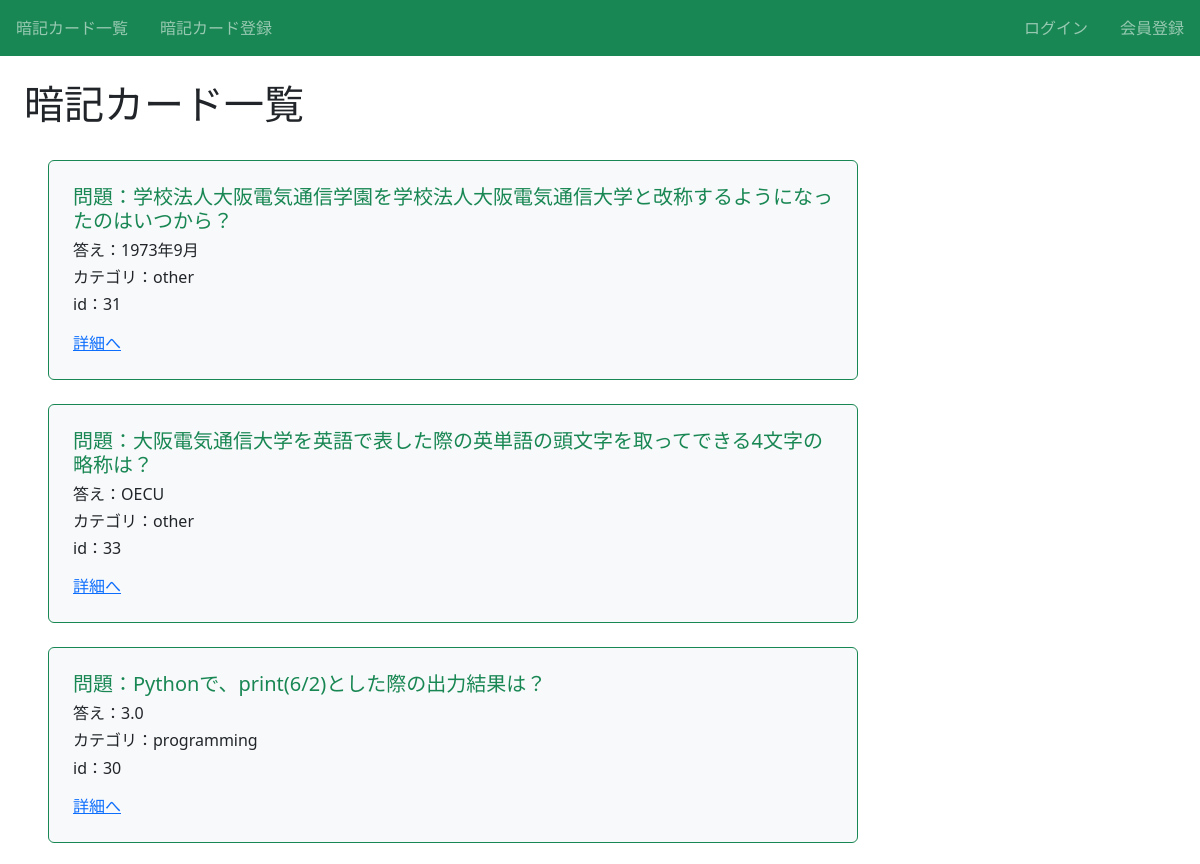
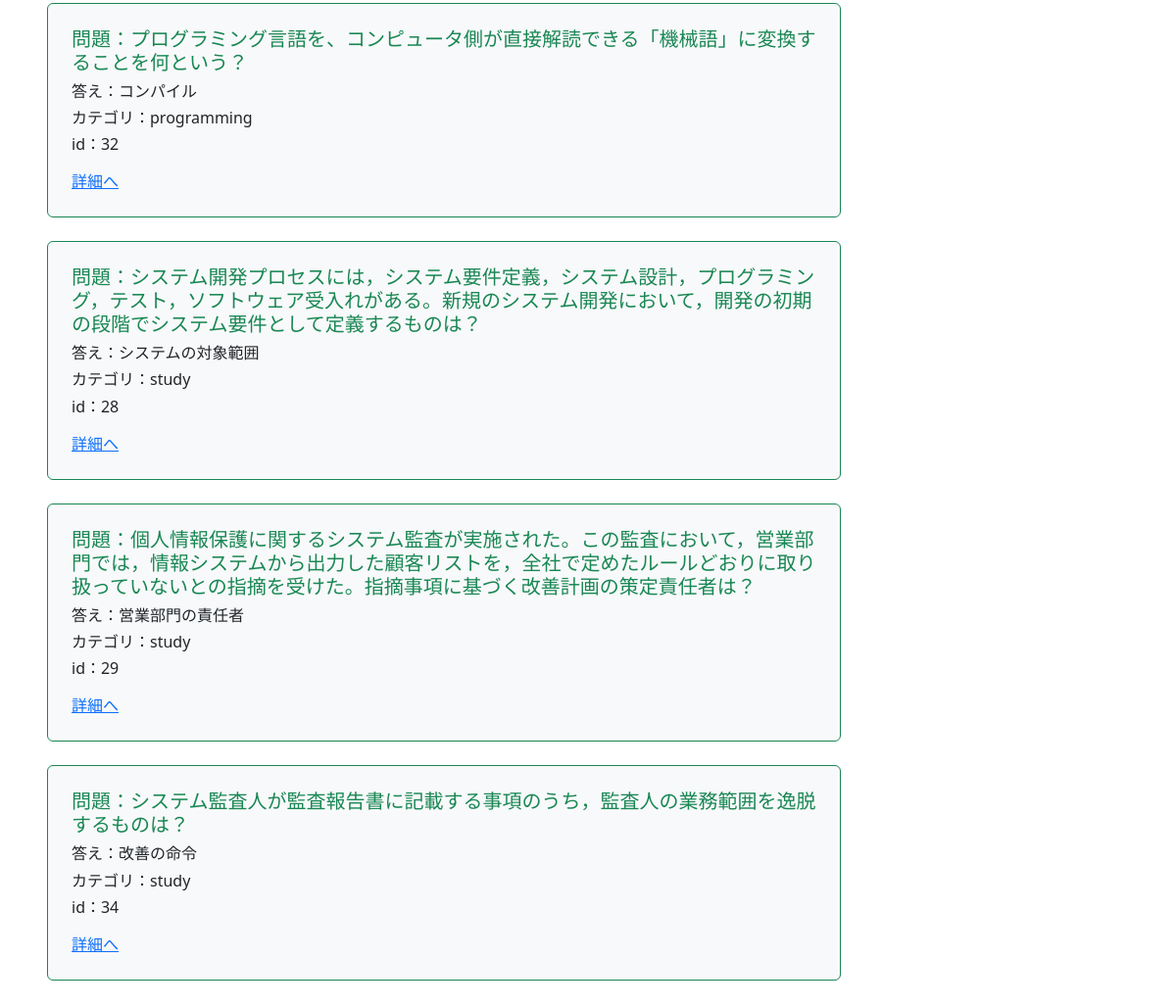
/card/, run on the app's committed database (2 pictures, top to bottom).
### card/models.py (models this page shows, shortened)
class Card(models.Model):
  created_at = models.DateTimeField('登録日時', auto_now_add=True)
  updated_at = models.DateTimeField('更新日時', auto_now=True)
  review = models.IntegerField('復習回数',default = 0)
  review_count = models.IntegerField('やり直し回数',default = 0)
  question = models.TextField('問題',default='問題')
  answer_fake1 = models.CharField('選択肢1',max_length=100,default='選択肢1')
  answer_fake2 = models.CharField('選択肢2',max_length=100,default='選択肢2')
  answer = models.CharField('回答',max_length=100,default='回答')
  user = models.ForeignKey('auth.User', on_delete=models.CASCADE)
  category = models.CharField(
              max_length=100,
              choices = CATEGORY
  )

### card/views.py (the view)
# urls.py: path('', views.index_view, name='list-card'),
def index_view(request):
    object_list = Card.objects.order_by('category')
    return render(
        request,
        'card/index.html',
        {'object_list':object_list}
    )

### card/templates/card/index.html (shortened to what this page needs)
{% extends 'base.html' %}
{% block h1 %}暗記カード一覧{% endblock %}
{% block content %}
<div class="row">
  <div class="col-9">
    {% for item in object_list %}
      <div class="p-4 m-4 bg-light border border-success rounded">
        <h5 class="text-success">問題：{{ item.question }}</h5>
        <h6>答え：{{ item.answer }}</h6>
        <h6>カテゴリ：{{ item.category }}</h6>
        <h6>id：{{ item.id }}</h6>
        <div class="mt-3">
          <a href="{% url 'detail-card' item.pk %}">詳細へ</a>
        </div>
      </div>
    {% endfor %}
  </div>
</div>
{% endblock content%}

### templates/base.html (shortened to what this page needs)
<!DOCTYPE html>
<html lang="en">
<head>
  <link rel="stylesheet" href="https://cdn.jsdelivr.net/npm/bootstrap@5.2.0/dist/css/bootstrap.rtl.min.css"
>
  </head>
  <body>
    <nav class="navbar navbar-dark bg-success sticky-top">
      <div class="navbar-nav d-flex flex-row">
        <a class="nav-link mx-3" href="{% url 'list-card' %}">暗記カード一覧</a>
        <a class="nav-link mx-3" href="{% url 'create-card' %}">暗記カード登録</a>
      </div>
      <div class="navbar-nav d-flex flex-row">
        {% if request.user.is_authenticated %}
          <a class="nav-link mx-3" href="{% url 'accounts:logout' %}">ログアウト</a>
        {% else %}
        <a class="nav-link mx-3" href="{% url 'accounts:login' %}">ログイン</a>
        <a class="nav-link mx-3" href="{% url 'accounts:signup' %}">会員登録</a>
        {% endif %}
      </div>
    </nav>
    <div class="p-4">
      <h1>{% block h1 %}{% endblock%}</h1>
      {% block content %}{% endblock content %}
    </div>
  </body>
</html>

### data on the page
Card: question "学校法人大阪電気通信学園を学校法人大阪電気通信大学と改称するようになったのはいつから？", answer "1973年9月", category "other", id "31"
Card: question "大阪電気通信大学を英語で表した際の英単語の頭文字を取ってできる4文字の略称は？", answer "OECU", category "other", id "33"
Card: question "Pythonで、print(6/2)とした際の出力結果は？", answer "3.0", category "programming", id "30"
Card: question "プログラミング言語を、コンピュータ側が直接解読できる「機械語」に変換することを何という？", answer "コンパイル", category "programming", id "32"
Card: question "システム開発プロセスには，システム要件定義，システム設計，プログラミング，テスト，ソフトウェア受入れがある。新規のシステム開発において，開発の初期の段階でシステム要件として定義するものは？", answer "システムの対象範囲", category "study", id "28"
Card: question "個人情報保護に関するシステム監査が実施された。この監査において，営業部門では，情報システムから出力した顧客リストを，全社で定めたルールどおりに取り扱っていないとの指摘を受けた。指摘事項に基づく改善計画の策定責任者は？", answer "営業部門の責任者", category "study", id "29"
Card: question "システム監査人が監査報告書に記載する事項のうち，監査人の業務範囲を逸脱するものは？", answer "改善の命令", category "study", id "34"
